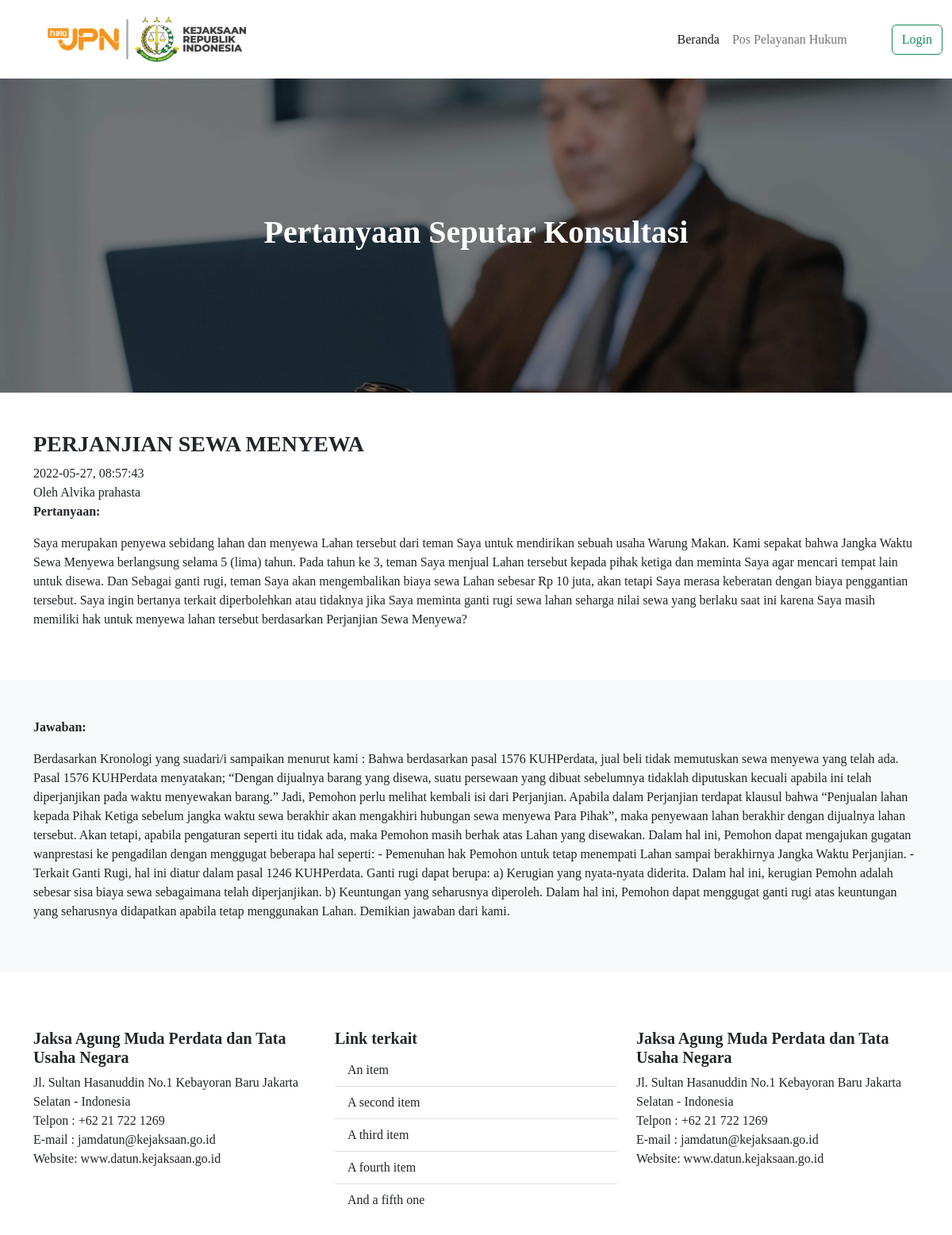
The app's page /Page/detailkonsul/10 with its own data.
### tables this page shows
CREATE TABLE `jawab_konsultasi` (
  `id_jawab_konsultasi` int(11) NOT NULL,
  `id_user` int(11) NOT NULL,
  `id_konsultasi` int(11) NOT NULL,
  `isi_jawab` text NOT NULL,
  `show_jawab` int(2) NOT NULL,
  `tgl_jawab` varchar(100) NOT NULL,
  `jam_jawab` time NOT NULL
);

CREATE TABLE `konsultasi` (
  `id_konsultasi` int(11) NOT NULL,
  `nama` varchar(100) NOT NULL,
  `no_ktp` varchar(100) NOT NULL,
  `alamat` text NOT NULL,
  `email` varchar(100) NOT NULL,
  `no_hp` varchar(100) NOT NULL,
  `status_konsultasi` int(2) NOT NULL,
  `upload_ktp` varchar(100) NOT NULL,
  `id_kategori` int(11) NOT NULL,
  `judul` varchar(100) NOT NULL,
  `deskripsi_masalah` text NOT NULL,
  `privasi` int(2) NOT NULL,
  `tgl_isi` varchar(100) NOT NULL,
  `time_isi` time NOT NULL
);

### application/controllers/Page.php (called while the page is built, shortened)
<?php
class Page extends CI_Controller
{
    public function __construct()
    {
        $this->load->model('Page_model');
        $this->load->library('form_validation');
    }
    public function detailkonsul($id_konsultasi)
    {
        $data = [
            'a' => $this->Page_model->getIdkonsul($id_konsultasi)->row_array(),
            'title' => 'Halaman Detail Konsultasi'
        ];
        $this->load->view('page/template/header', $data);
        $this->load->view('page/detailkonsultasi', $data);
        $this->load->view('page/template/footer');
    }
}

### index.php (called while the page is built, shortened)
<?php
require_once BASEPATH.'core/CodeIgniter.php';

### application/models/Page_model.php (called while the page is built, shortened)
<?php if (!defined('BASEPATH')) exit('No direct script access allowed');
class Page_model extends CI_Model
{
    public function getIdkonsul($id_konsultasi)
    {
        $this->db->select('*');
        $this->db->from('jawab_konsultasi');
        $this->db->join('konsultasi', 'jawab_konsultasi.id_konsultasi = konsultasi.id_konsultasi');
        $this->db->where('jawab_konsultasi.id_konsultasi', $id_konsultasi);
        $query = $this->db->get();
        return $query;
    }
}

### application/views/page/detailkonsultasi.php (the view)
<div class="container-fluid p-5" style="background-image: url('<?= base_url('assets/img/b.jpg') ?>'), linear-gradient(rgba(0,0,0,0.5),rgba(0,0,0,0.5)) ; background-blend-mode: overlay; background-size: cover;">
    <div class="row align-items-center" style="height: 300px;">
        <div class="col">
            <h1 class="text-center text-white fw-bold">Pertanyaan Seputar Konsultasi</h1>
        </div>
    </div>
</div>
<div class="container">
    <div class="row py-5">
        <div class="col">
            <h3 class="fw-bold"><?= $a['judul'] ?></h3>
            <?= $a['tgl_isi'] ?>, <?= $a['time_isi'] ?><br>
            Oleh <?= $a['nama'] ?><br>
            <b>Pertanyaan:</b>
            <p><?= $a['deskripsi_masalah'] ?></p>
        </div>
    </div>
</div>
<div class="jumbroton bg-light">
    <div class="container">
        <div class="row py-5">
            <div class="col">
                <b>Jawaban:</b><br>
                <p><?= $a['isi_jawab'] ?></p>
            </div>
        </div>
    </div>
</div>

### assets/style.css (style rules this page uses)
* { font-family: "poppins"; }
h3 { font-family: "poppins"; font-weight: 1000; }
body { color: rgb(36, 36, 36); }

### records on screen
jawab_konsultasi: id_konsultasi.judul "PERJANJIAN SEWA MENYEWA", id_konsultasi.tgl_isi "2022-05-27", id_konsultasi.time_isi "08:57:43", id_konsultasi.nama "Alvika prahasta", id_konsultasi.deskripsi_masalah "Saya merupakan penyewa sebidang lahan dan menyewa Lahan tersebut dari teman Saya untuk mendirikan sebuah usaha Warung Makan. Kami sepakat bahwa Jangka Waktu Sewa Menyewa berlangsung selama 5 (lima) tahun. Pada tahun ke 3, teman Saya menjual Lahan tersebut kepada pihak ketiga dan meminta Saya agar mencari tempat lain untuk disewa. Dan Sebagai ganti rugi, teman Saya akan mengembalikan biaya sewa Lahan sebesar Rp 10 juta, akan tetapi Saya merasa keberatan dengan biaya penggantian tersebut. Saya ingin bertanya terkait diperbolehkan atau tidaknya jika Saya meminta ganti rugi sewa lahan seharga nilai sewa yang berlaku saat ini karena Saya masih memiliki hak untuk menyewa lahan tersebut…", isi_jawab "Berdasarkan Kronologi yang suadari/i sampaikan menurut kami : Bahwa berdasarkan pasal 1576 KUHPerdata, jual beli tidak memutuskan sewa menyewa yang telah ada. Pasal 1576 KUHPerdata menyatakan; “Dengan dijualnya barang yang disewa, suatu persewaan yang dibuat sebelumnya tidaklah diputuskan kecuali apabila ini telah diperjanjikan pada waktu menyewakan barang.” Jadi, Pemohon perlu melihat kembali isi dari Perjanjian. Apabila dalam Perjanjian terdapat klausul bahwa “Penjualan lahan kepada Pihak Ketiga sebelum jangka waktu sewa berakhir akan mengakhiri hubungan sewa menyewa Para Pihak”, maka penyewaan lahan berakhir dengan dijualnya lahan tersebut. Akan tetapi, apabila pengaturan seperti itu…"
